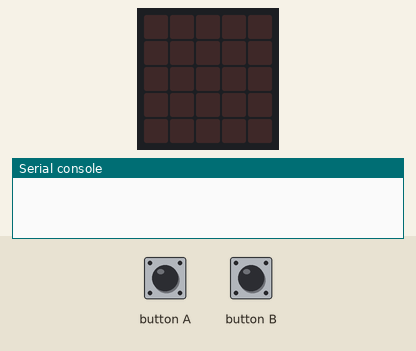
Simulated run of this program. Board: BBC micro:bit (MakeCode). Parts: the board's 5×5 LED display, the last lines printed to the serial console. The test bench sets the inputs (shaded band). No radio messages arrive unless stated (any console line starting 'radio sent:' is added by the test bench).

Above: at 1.2 s.
1.3 s: button A pressed for 0.15 s
At 2.4 s:
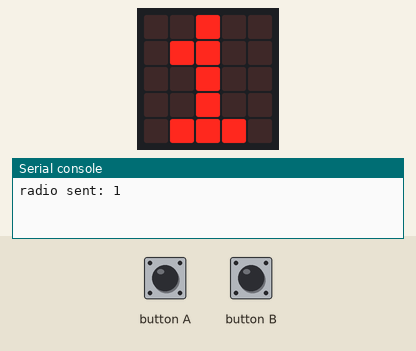
4.2 s: button B pressed for 0.15 s
At 4.7 s:
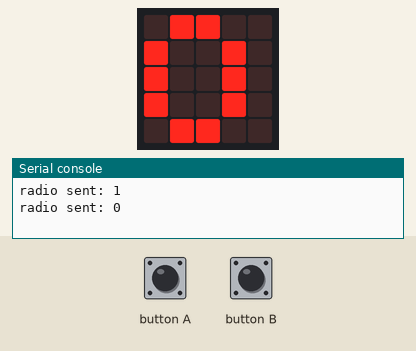
Timing chart, 0 to 7.2 s (numbered marks = the images above; inputs shaded):
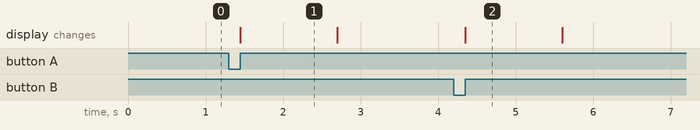

The program:

main.ts
```typescript
input.onButtonPressed(Button.A, function () {
    radio.sendNumber(1)
    basic.showNumber(1)
    basic.pause(500)
    basic.clearScreen()
})
input.onButtonPressed(Button.B, function () {
    radio.sendNumber(0)
    basic.showNumber(0)
    basic.pause(500)
    basic.clearScreen()
})
radio.setGroup(13)
```

test.ts
```typescript
// aquí va el archivo "tests"; esto no se compilará cuando este paquete se utilice como una extensión.
```

Measured:
- after the input at 1.3 s, the display: changes after 0.15 s (image 1)
- after the input at 4.2 s, the display: changes after 0.15 s (image 2)
- what the display in image 1 shows lasts 1.2 s, from 1.5 s to 2.7 s
